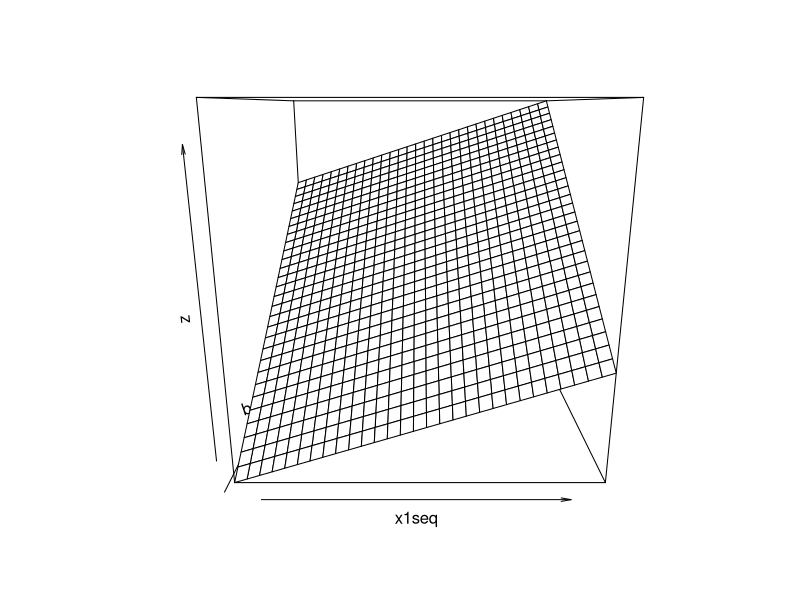
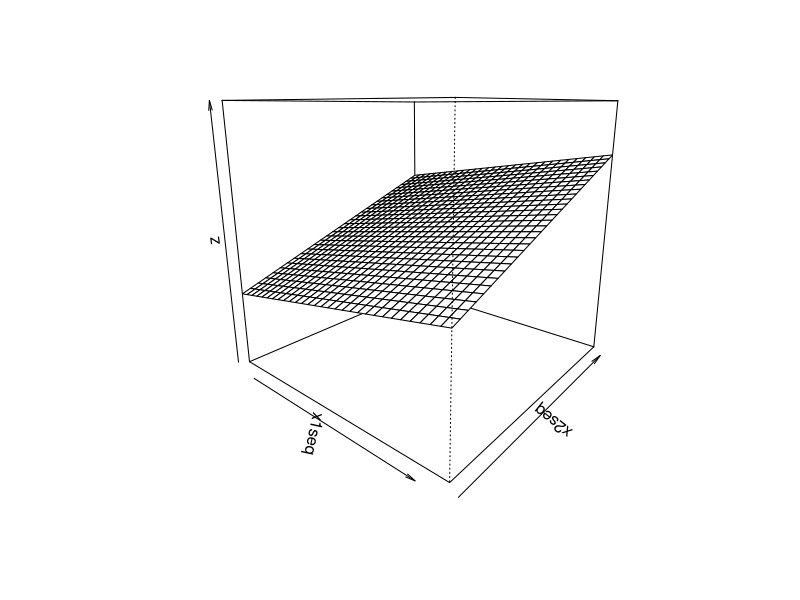
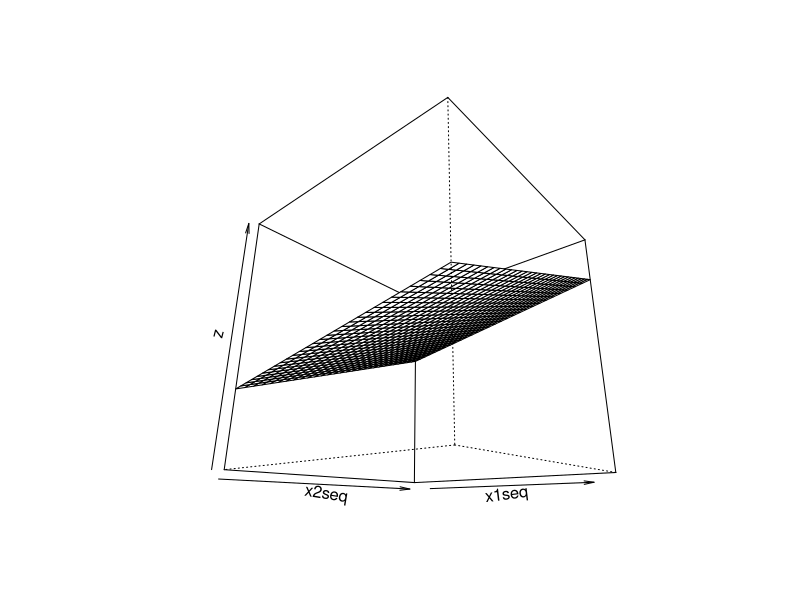
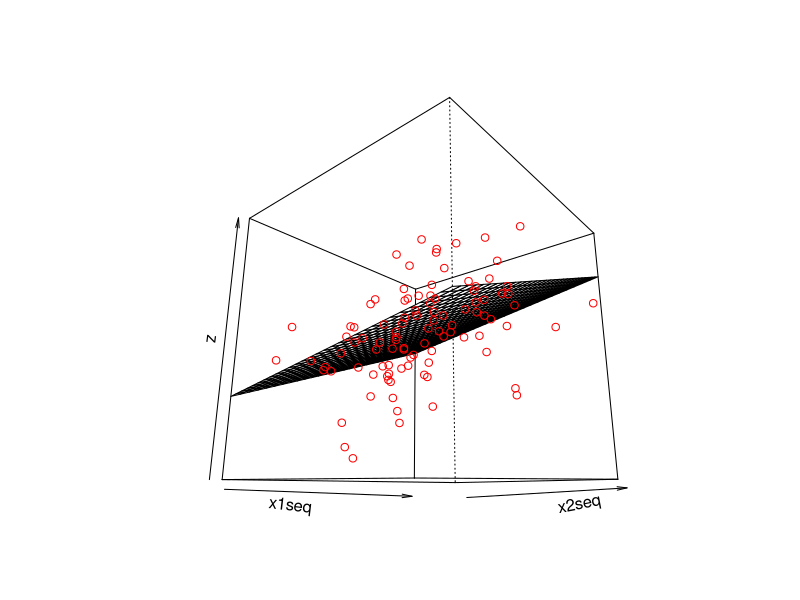
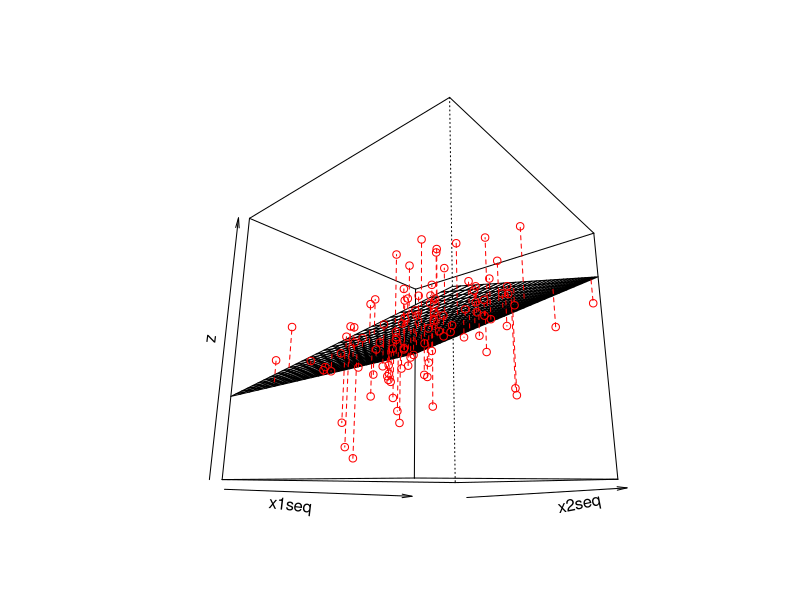
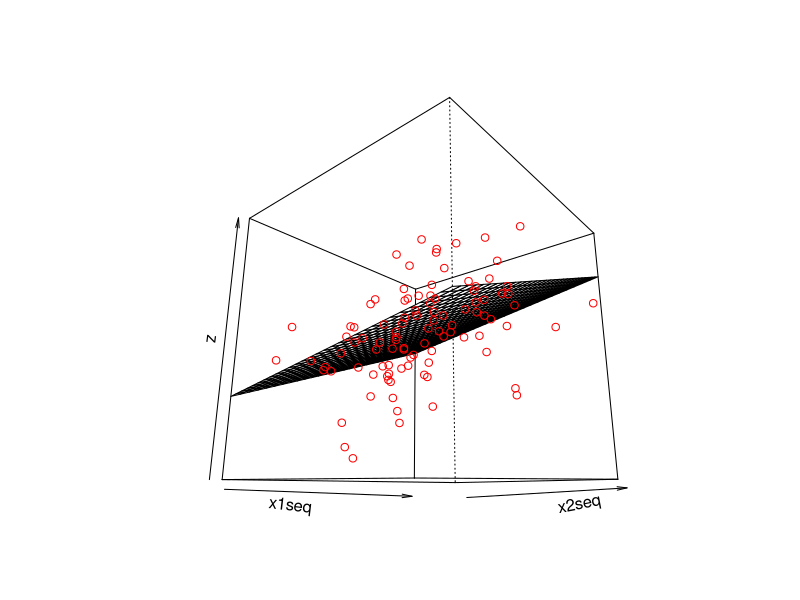
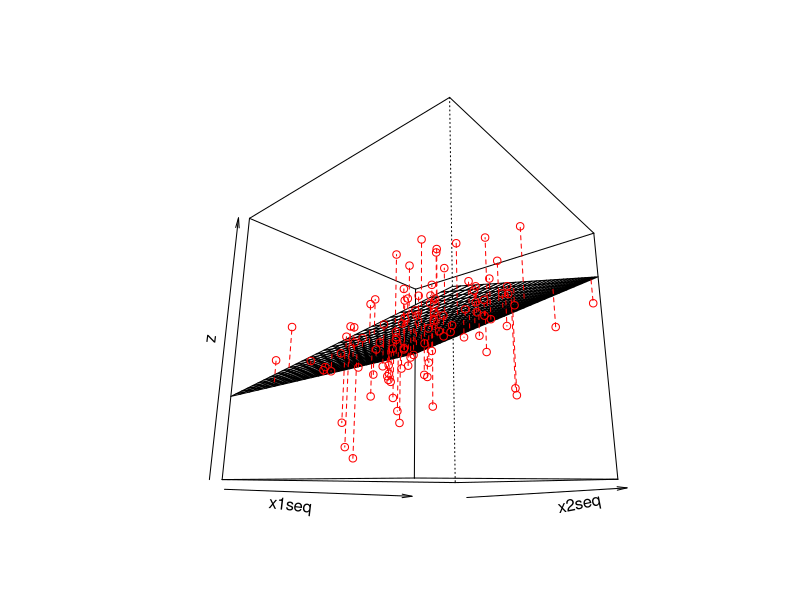
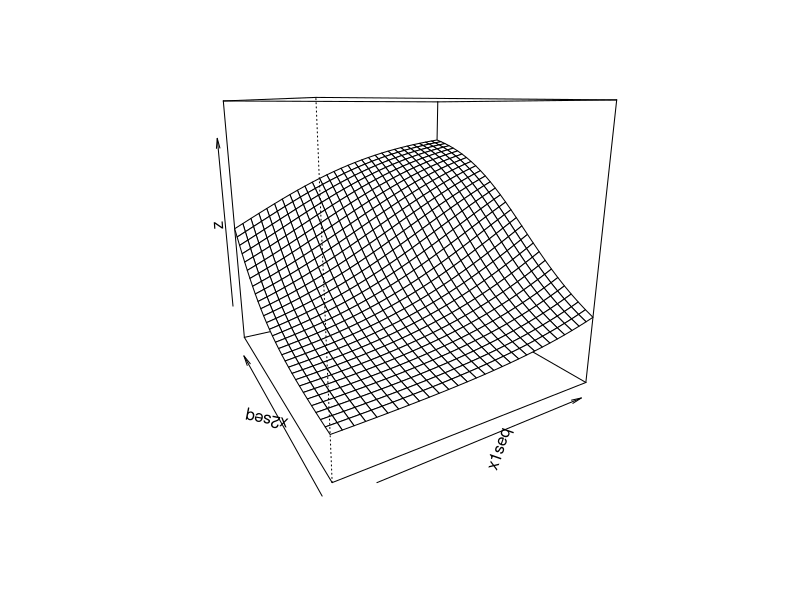

R code for these plots, in order:
### R code from vignette source '/home/pauljohn/tmp/lyxtmp/lyx_tmpdir.T21527/lyx_tmpbuf2/plots-3d.Rnw'
### Encoding: UTF-8

###################################################
### code chunk number 1: plots-3d.Rnw:23-24
###################################################
  if(exists(".orig.enc")) options(encoding = .orig.enc)


###################################################
### code chunk number 2: plots-3d.Rnw:73-74
###################################################
dir.create("plots", showWarnings=F)


###################################################
### code chunk number 3: Roptions
###################################################
options(device = pdf)
options(width=160, prompt="> ", continue="+  ")
options(useFancyQuotes = FALSE) 
set.seed(12345)
op <- par() 
pjmar <- c(5.1, 5.1, 1.5, 2.1) 
#pjmar <- par("mar")
options(SweaveHooks=list(fig=function() par(mar=pjmar, ps=12)))
pdf.options(onefile=F,family="Times",pointsize=12)


###################################################
### code chunk number 4: threed10
###################################################
x1 <- rnorm(100); x2 <- -4 + rpois(100,lambda=4);
y = 0.1 * x1 + 0.2 *x2 + rnorm(100);
dat <- data.frame(x1, x2, y); rm (x1, x2, y)
m1 <- lm(y ~ x1 + x2, data=dat)
summary(m1)


###################################################
### code chunk number 5: threed15
###################################################
x1r <- range(dat$x1)
x1seq <- seq(x1r[1], x1r[2], length = 30)
x2r <- range(dat$x2) 
x2seq <- seq(x2r[1], x2r[2], length = 30)


###################################################
### code chunk number 6: threed20
###################################################
z <- outer(x1seq, x2seq, function(a, b) predict(m1, newdata = data.frame(x1 = a, x2 = b)))


###################################################
### code chunk number 7: threed30
###################################################
persp(x = x1seq, y = x2seq, z = z)


###################################################
### code chunk number 8: threed40
###################################################
persp(x = x1seq, y = x2seq, z = z, zlim = c(-3,3), theta = 40)


###################################################
### code chunk number 9: threed50
###################################################
persp(x = x1seq, y = x2seq, z = z, zlim = c(-3,3), theta = 40, phi = -20)


###################################################
### code chunk number 10: threed60
###################################################
res <- persp(x = x1seq, y = x2seq, z = z, zlim = c(-3,3), theta = 40, phi = -15)
mypoints <- trans3d(dat$x1, dat$x2, dat$y, pmat = res)
points(mypoints, pch = 1, col = "red")


###################################################
### code chunk number 11: threed70
###################################################
res <- persp(x = x1seq, y = x2seq, z = z, zlim = c(-3,3), theta = 40, phi = -15)
mypoints <- trans3d(dat$x1, dat$x2, dat$y, pmat = res)
points(mypoints, pch = 1, col = "red")
vpred <- trans3d(dat$x1, dat$x2, fitted(m1),   pmat = res) 
vobs <- trans3d(dat$x1, dat$x2, dat$y,   pmat = res) 
segments(vpred$x, vpred$y, vobs$x, vobs$y, col = "red", lty = 2)


###################################################
### code chunk number 12: threed71
###################################################
res <- persp(x = x1seq, y = x2seq, z = z, zlim = c(-3,3), theta = 40, phi = -15)
mypoints <- trans3d(dat$x1, dat$x2, dat$y, pmat = res)
points(mypoints, pch = 1, col = "red")
res <- persp(x = x1seq, y = x2seq, z = z, zlim = c(-3,3), theta = 40, phi = -15)
mypoints <- trans3d(dat$x1, dat$x2, dat$y, pmat = res)
points(mypoints, pch = 1, col = "red")
vpred <- trans3d(dat$x1, dat$x2, fitted(m1),   pmat = res) 
vobs <- trans3d(dat$x1, dat$x2, dat$y,   pmat = res) 
segments(vpred$x, vpred$y, vobs$x, vobs$y, col = "red", lty = 2)


###################################################
### code chunk number 13: threed80
###################################################
x1 <- rnorm(100); x2 <- rpois(100,lambda=4) 
logist <- function(x1,x2){
y <- 1/(1 + exp((-1)*(-3 + 0.6*x1 + .5*x2))) } 
par(bg = "white") 
x1r <- range(x1) ; x1seq <- seq(x1r[1], x1r[2], length = 30)
x2r <- range(x2) ; x2seq <- seq(x2r[1], x2r[2], length = 30)
z <- outer(x1seq, x2seq, logist)
persp(x = x1seq, y = x2seq, z = z, theta = -30, zlim = c(-0.2,1.2))


###################################################
### code chunk number 14: threed200
###################################################
nrz <- nrow(z)
ncz <- ncol(z)
# Create a function interpolating colors in the range of specified colors
jet.colors <- colorRampPalette( c("blue", "green") )
# Generate the desired number of colors from this palette
nbcol <- 100
color <- jet.colors(nbcol)
# Compute the z-value at the facet centres
zfacet <- z[-1, -1] + z[-1, -ncz] + z[-nrz, -1] + z[-nrz, -ncz]
# Recode facet z-values into color indices
facetcol <- cut(zfacet, nbcol)
persp(x = x1seq, y = x2seq, z = z, col = color[facetcol], theta = -30, zlim = c(-0.2,1.2))


###################################################
### code chunk number 15: scatter3d04
###################################################
library(scatterplot3d)
x <- rnorm(80); y <- rpois(80,l=7); z <- 3 + 1.1*x + 0.4*y + 15*rnorm(80)
s3d <- scatterplot3d(x, y, z)


###################################################
### code chunk number 16: scatter3d05
###################################################
library(scatterplot3d)
s3d <- scatterplot3d(x, y, z, type = "p", color = "blue", angle = 45, pch = 18, main = "", xlab = "normal x", ylab = "poisson y", zlab = "linear z")


###################################################
### code chunk number 17: scatter3d10
###################################################
library(scatterplot3d)
s3d <- scatterplot3d(dat, type = "p", color = "blue", angle = 55, pch = 16, main = "", xlab = "x1", ylab = "x2", zlab = "y")


###################################################
### code chunk number 18: scatter3d11
###################################################
library(scatterplot3d)
s3d <- scatterplot3d(dat, type = "p", color = "blue", angle = 55, pch = 16, main = "scatterplot3d")
s3d$plane3d(m1)


###################################################
### code chunk number 19: scatter3d12
###################################################
s3d <- scatterplot3d(dat, type = "p", color = "blue", angle = 55, pch = 16, main = "scatterplot3d")
s3d$plane3d(m1, lty = "dotted", lwd = 0.7)
obser2d <- s3d$xyz.convert(dat$x1, dat$x2, dat$y)
pred2d <- s3d$xyz.convert(dat$x1, dat$x2, fitted(m1))
segments(obser2d$x, obser2d$y, pred2d$x, pred2d$y, lty = 4)


###################################################
### code chunk number 20: plots-3d.Rnw:802-803
###################################################
attributes(s3d)


###################################################
### code chunk number 21: scatter3d20
###################################################
library(mvtnorm) 
x1 <- x2 <- seq(-10, 10, length = 51) 
dens <- matrix(dmvnorm(expand.grid(x1, x2), sigma = rbind(c(3, 2), c(2, 3))), ncol = length(x1)) 
s3d <- scatterplot3d(x1, x2, seq(min(dens), max(dens), length = length(x1)), type = "n", grid = FALSE, angle = 70, zlab = expression(f(x[1], x[2])), xlab = expression(x[1]), ylab = expression(x[2]), main = "Bivariate normal distribution")
for(i in length(x1):1) {
  s3d$points3d(rep(x1[i], length(x2)), x2, dens[i,], type = "l") 
}
for(i in length(x2):1) { 
  s3d$points3d(x1, rep(x2[i], length(x1)), dens[,i], type = "l")
}
 text(s3d$xyz.convert(-1, 10, 0.07),
        labels = expression(f(x) == frac(1, sqrt((2 * pi)^n *
            phantom(".") * det(Sigma[X]))) * phantom(".") * exp * {
            bgroup("(", - scriptstyle(frac(1, 2) * phantom(".")) *
                (x - mu)^T * Sigma[X]^-1 * (x - mu), ")")}))

### fix. insert {} around Sigma[X] == ... ##
 text(s3d$xyz.convert(1.5, 10, 0.05),
        labels = expression("with" * phantom("m") *
            mu == bgroup("(", atop(0, 0), ")") * phantom(".") * "," *
                phantom(0) * {Sigma[X] == bgroup("(", atop(3 * phantom(0) * 2,
                2 * phantom(0) * 3), ")") }) )


###################################################
### code chunk number 22: scatter3d30
###################################################
x1 <- x2 <- seq(-10, 10, length = 51) 
dens <- matrix(dmvnorm(expand.grid(x1, x2), sigma = rbind(c(3, 2), c(2, 3))), ncol = length(x1)) 
s3d <- scatterplot3d(x1, x2, seq(min(dens), max(dens), length = length(x1)), type = "n", grid = FALSE, angle = 70, zlab = expression(f(x[1], x[2])), xlab = expression(x[1]), ylab = expression(x[2]), main = "Bivariate normal distribution")


###################################################
### code chunk number 23: scatter3d30b
###################################################
for(i in length(x1):1){
   s3d$points3d(rep(x1[i], length(x2)), x2, dens[i,], type = "l")
}


###################################################
### code chunk number 24: scatter3d40
###################################################
x1 <- x2 <- seq(-10, 10, length = 51) 
dens <- matrix(dmvnorm(expand.grid(x1, x2), sigma = rbind(c(3, 2), c(2, 3))), ncol = length(x1)) 
s3d <- scatterplot3d(x1, x2, seq(min(dens), max(dens), length = length(x1)), type = "n", grid = FALSE, angle = 70, zlab = expression(f(x[1], x[2])), xlab = expression(x[1]), ylab = expression(x[2]), main = "Bivariate normal distribution")
for(i in length(x1):1){
   s3d$points3d(rep(x1[i], length(x2)), x2, dens[i,], type = "l")
}


###################################################
### code chunk number 25: scatter3d30c
###################################################
for(i in length(x2):1) {
  s3d$points3d(x1, rep(x2[i], length(x1)), dens[,i], type = "l")
}


###################################################
### code chunk number 26: scatter3d50
###################################################
x1 <- x2 <- seq(-10, 10, length = 51) 
dens <- matrix(dmvnorm(expand.grid(x1, x2), sigma = rbind(c(3, 2), c(2, 3))), ncol = length(x1)) 
s3d <- scatterplot3d(x1, x2, seq(min(dens), max(dens), length = length(x1)), type = "n", grid = FALSE, angle = 70, zlab = expression(f(x[1], x[2])), xlab = expression(x[1]), ylab = expression(x[2]), main = "Bivariate normal distribution")
for(i in length(x1):1){
   s3d$points3d(rep(x1[i], length(x2)), x2, dens[i,], type = "l")
}
for(i in length(x2):1) {
  s3d$points3d(x1, rep(x2[i], length(x1)), dens[,i], type = "l")
}


###################################################
### code chunk number 27: scatter3d30d
###################################################
text(s3d$xyz.convert(-1, 10, 0.07),labels = expression(f(x) == frac(1, sqrt((2 * pi)^n * phantom(".") * det(Sigma[X]))) * phantom(".") * exp * { bgroup("(", - scriptstyle(frac(1, 2) * phantom(".")) *
(x - mu)^T * Sigma[X]^-1 * (x - mu), ")")}))

### fix. insert {} around Sigma[X] == ... ##
text(s3d$xyz.convert(1.5, 10, 0.05), labels = expression("with" * phantom("m") * mu == bgroup("(", atop(0, 0), ")") * phantom(".") * "," * phantom(0) * {Sigma[X] == bgroup("(", atop(3 * phantom(0) * 2, 2 * phantom(0) * 3), ")") }) )


###################################################
### code chunk number 28: scatter3d70
###################################################
x1 <- x2 <- seq(-10, 10, length = 51) 
dens <- matrix(dmvnorm(expand.grid(x1, x2), sigma = rbind(c(3, 2), c(2, 3))), ncol = length(x1)) 
s3d <- scatterplot3d(x1, x2, seq(min(dens), max(dens), length = length(x1)), type = "n", grid = FALSE, angle = 70, zlab = expression(f(x[1], x[2])), xlab = expression(x[1]), ylab = expression(x[2]), main = "Bivariate normal distribution")
for(i in length(x1):1){
   s3d$points3d(rep(x1[i], length(x2)), x2, dens[i,], type = "l")
}
for(i in length(x2):1) {
  s3d$points3d(x1, rep(x2[i], length(x1)), dens[,i], type = "l")
}
text(s3d$xyz.convert(-1, 10, 0.07),labels = expression(f(x) == frac(1, sqrt((2 * pi)^n * phantom(".") * det(Sigma[X]))) * phantom(".") * exp * { bgroup("(", - scriptstyle(frac(1, 2) * phantom(".")) *
(x - mu)^T * Sigma[X]^-1 * (x - mu), ")")}))

### fix. insert {} around Sigma[X] == ... ##
text(s3d$xyz.convert(1.5, 10, 0.05), labels = expression("with" * phantom("m") * mu == bgroup("(", atop(0, 0), ")") * phantom(".") * "," * phantom(0) * {Sigma[X] == bgroup("(", atop(3 * phantom(0) * 2, 2 * phantom(0) * 3), ")") }) )


###################################################
### code chunk number 29: mc1-0
###################################################
## Create data with x1 and x2 correlated at 0.10
require(rockchalk)
dat <- genCorrelatedData(rho=0.10, stde=7)
par(mar= c(1,1,1,1))


###################################################
### code chunk number 30: mc1-1
###################################################
mod1 <- mcGraph1(dat$x1, dat$x2, dat$y, theta=-30, phi=8)


###################################################
### code chunk number 31: mc-2-1
###################################################
mod <- mcGraph2(dat$x1, dat$x2, dat$y, rescaley = 0.1, theta = -30)


###################################################
### code chunk number 32: mc-2-3
###################################################
mod <- mcGraph2(dat$x1, dat$x2, dat$y, rescaley = 0.2, theta = -30)


###################################################
### code chunk number 33: mc-2-5
###################################################
mod <- mcGraph2(dat$x1, dat$x2, dat$y, rescaley = 0.3, theta = -30)


###################################################
### code chunk number 34: mc-2-6
###################################################
mod <- mcGraph2(dat$x1, dat$x2, dat$y, rescaley = 0.4, theta = -30)


###################################################
### code chunk number 35: mc-2-7
###################################################
mod <- mcGraph2(dat$x1, dat$x2, dat$y, rescaley = 0.5, theta = -30)


###################################################
### code chunk number 36: mc-2-8
###################################################
mod <- mcGraph2(dat$x1, dat$x2, dat$y, rescaley = 0.6, theta = -30)


###################################################
### code chunk number 37: mc-2-9
###################################################
mod <- mcGraph2(dat$x1, dat$x2, dat$y, rescaley = 0.7, theta = -30)


###################################################
### code chunk number 38: mc-2-10
###################################################
mod <- mcGraph2(dat$x1, dat$x2, dat$y, rescaley = 0.80, theta = -30)


###################################################
### code chunk number 39: mc-2-11
###################################################
mod <- mcGraph2(dat$x1, dat$x2, dat$y, rescaley = 0.90, theta = -30)


###################################################
### code chunk number 40: mc-2-13
###################################################
mod <- mcGraph2(dat$x1, dat$x2, dat$y, rescaley = 1.0, theta = -30)


###################################################
### code chunk number 41: mc-2-20
###################################################
mod <- mcGraph2(dat$x1, dat$x2, dat$y, rescaley = 1.0, theta = 20)


###################################################
### code chunk number 42: mc-2-21
###################################################
mod <- mcGraph2(dat$x1, dat$x2, dat$y, rescaley = 1.0, theta = 40)


###################################################
### code chunk number 43: mc-2-22
###################################################
mod <- mcGraph2(dat$x1, dat$x2, dat$y, rescaley = 1.0, theta = 60)


###################################################
### code chunk number 44: mc-2-23
###################################################
mod <- mcGraph2(dat$x1, dat$x2, dat$y, rescaley = 1.0, theta = 80)


###################################################
### code chunk number 45: mc-2-50
###################################################
mod1 <- mcGraph3(dat$x1, dat$x2, dat$y, theta = -30)


###################################################
### code chunk number 46: mc-2-50m
###################################################
outreg(mod1[[1]], tight=FALSE)


###################################################
### code chunk number 47: mc-2-51
###################################################
mod1 <- mcGraph3(dat$x1, dat$x2, dat$y, theta = -10, phi=0)


###################################################
### code chunk number 48: mc-2-51m
###################################################
outreg(mod1[[1]], tight=FALSE)


###################################################
### code chunk number 49: mc-2-52
###################################################
mod1 <- mcGraph3(dat$x1, dat$x2, dat$y, theta = -10, phi=-10)


###################################################
### code chunk number 50: mc-2-52m
###################################################
mod1 <- mcGraph3(dat$x1, dat$x2, dat$y, theta = -10, phi=-10)
outreg(mod1[[1]], tight=FALSE)


###################################################
### code chunk number 51: plots-3d.Rnw:1532-1535
###################################################
## Create data with x1 and x2 correlated at 0.10
rm(dat)
dat2 <- genCorrelatedData(rho=0.9, stde=7)


###################################################
### code chunk number 52: plots-3d.Rnw:1539-1540
###################################################
par(mar=c(0.5,0.5,0.5,0.5))


###################################################
### code chunk number 53: mc-3-1
###################################################
mod2 <- mcGraph1(dat2$x1, dat2$x2, dat2$y, theta=20, phi=8)


###################################################
### code chunk number 54: plots-3d.Rnw:1569-1570
###################################################
par(mar=c(0.5,0.5,0.5,0.5))


###################################################
### code chunk number 55: plots-3d.Rnw:1574-1575
###################################################
par(mar=c(0.5,0.5,0.5,0.5))


###################################################
### code chunk number 56: mc-3-2
###################################################
mod <- mcGraph2(dat2$x1, dat2$x2, dat2$y, theta = -30)


###################################################
### code chunk number 57: plots-3d.Rnw:1603-1604
###################################################
par(mar=c(0.5,0.5,0.5,0.5))


###################################################
### code chunk number 58: mc-3-3
###################################################
mod <- mcGraph3(dat2$x1, dat2$x2, dat2$y, theta = -30)


###################################################
### code chunk number 59: mc-3-3m
###################################################
outreg(mod[[1]], tight=F)


###################################################
### code chunk number 60: plots-3d.Rnw:1643-1644
###################################################
par(mar=c(0.5,0.5,0.5,0.5))


###################################################
### code chunk number 61: mc-3-4
###################################################
mod <- mcGraph3(dat2$x1, dat2$x2, dat2$y, interaction=TRUE, theta = -30)


###################################################
### code chunk number 62: mc-3-4m
###################################################
outreg(mod[[1]], tight=F)


###################################################
### code chunk number 63: pp10
###################################################
dat3 <- genCorrelatedData(N=150, beta = c(0, 0.15, 0.25, 0.1), stde = 150)
dat3$x3 <- rpois(150, lambda = 7)
dat3$x4 <- rgamma(150, 2, 1)
m1 <- lm(y ~ x1 + x2 + x3 + x4, data=dat3)


###################################################
### code chunk number 64: pp10m
###################################################
outreg(m1, tight = F)
par(mar=c(1,0.5,0.5,0.5))


###################################################
### code chunk number 65: pp20
###################################################
plotPlane(m1, plotx1 = "x1", plotx2 = "x2", theta = -40, npp = 15, drawArrows = TRUE)


###################################################
### code chunk number 66: pp25
###################################################
plotPlane(m1, plotx1 = "x1", plotx2 = "x2", theta = -40, npp = 8, llwd = 0.105, drawArrows = TRUE, ticktype = "detailed")


###################################################
### code chunk number 67: pp30
###################################################
ps30 <- plotSlopes(m1, plotx = "x1", modx = "x2", modxVals = "std.dev.", llwd = 3)


###################################################
### code chunk number 68: pp50
###################################################
## method 1: "linesFrom" in plotPlane
#pp50 <- plotPlane(m1, plotx1 = "x1", plotx2 = "x2", linesFrom = ps30)
## method 2: addLines as secondary step:
pp50 <- plotPlane(m1, plotx1 = "x1", plotx2 = "x2", llwd = 1, npp = 8)
addLines(to = pp50, from = ps30, lwd = 6)


###################################################
### code chunk number 69: pp100A
###################################################
xf <- gl(4, 20)
xfn <- as.numeric(xf)
x1 <- rnorm(80)
x2 <- rnorm(80)
xfcontrasts <- contrasts(xf)[xf, ]
y <- 2 + 0.2 * x1 + xfcontrasts %*% c(0.1, 0.2, -0.04) + rnorm(80, s=3)
dat <- data.frame(xf, xfn, x1, x2, y) 
rm(xf, xfn, x1, x2, y) 


###################################################
### code chunk number 70: pp100B
###################################################
drawGroup <- function(j, dat){
    newdat1 <- data.frame(x1=plotSeq(dat$x1, length.out=2), x2 = mean(dat$x2, na.rm=TRUE), xf= levels(dat$xf)[j])
    newdat1$fit <- predict(m1, newdata= newdat1)
    yseq <-  plotSeq(dat$y[dat$xfn == j], length.out=8)
    yseq <- mean(yseq) + 0.95 * (yseq - mean(yseq))
    x1seq <- plotSeq(dat$x1[dat$xfn == j], length.out=8)
    x1seq <- mean(x1seq) + 0.95 * (x1seq - mean(x1seq))
    for ( z in yseq){
        lines( trans3d(range(x1seq),  rep(unique(dat$xfn)[j],2),  c(z,z), res), lwd=0.2, col= mycol[j])
    }
    for ( jj in x1seq){
        lines(trans3d(c(jj,jj), rep(unique(dat$xfn)[j],2), range(yseq), res), lwd=0.2, col=mycol[j])
    }

    lines(trans3d(newdat1$x1, j, newdat1$fit, res), col=mycol[j])
    with(dat[dat$xfn %in% j, ],  points(trans3d(x1, j, y, res), col=mycol[j]))
}

m1 <- lm(y ~ x1 * xf+ x2, data=dat)
#res <- perspEmpty(x1=dat$x1, x2=dat$xfn, y=dat$y, x1lab="x1 numeric", x2lab="x2 categorical", #theta=80, phi=15, ticktype="detailed")
#mycol <- rainbow(7:14)

#drawGroup(1, dat)
#drawGroup(4, dat)
#drawGroup(3, dat)
#drawGroup(2, dat)


###################################################
### code chunk number 71: pp201
###################################################
par(mar=c(2.5,1, 1, 1))
res <- perspEmpty(x1 = plotSeq(dat$x1, 5), x2 = 1:length(levels(dat$xf)), y=dat$y, x1lab="x1 numeric", x2lab="x2 categorical", theta=80, phi=15, ticktype="detailed")
mycol <- rainbow(7:14)
drawGroup(1, dat)


###################################################
### code chunk number 72: pp202
###################################################
par(mar=c(2.5,1, 1, 1))
res <- perspEmpty(x1 = plotSeq(dat$x1, 5), x2 = 1:length(levels(dat$xf)), y = dat$y, x1lab="x1 numeric", x2lab="x2 categorical", theta=80, phi=15, ticktype="detailed")
mycol <- rainbow(7:14)
drawGroup(1, dat)
drawGroup(4, dat)


###################################################
### code chunk number 73: pp203
###################################################
par(mar=c(2.5,1, 1, 1))
res <- perspEmpty(x1 = plotSeq(dat$x1, 5), x2 = 1:length(levels(dat$xf)), y=dat$y, x1lab="x1 numeric", x2lab="x2 categorical", theta=80, phi=15, ticktype="detailed")
mycol <- rainbow(7:14)
drawGroup(1, dat)
drawGroup(4, dat)
drawGroup(3, dat)
drawGroup(2, dat)
